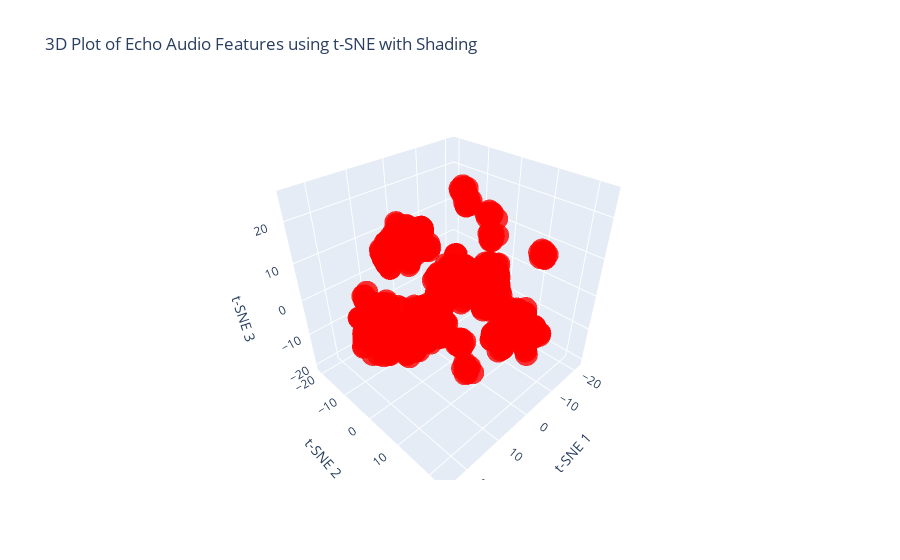

The notebook cell this image was saved under:
### Code cell
original_echoes =['../data/echoes/echo-1.wav','../data/echoes/echo-2.wav','../data/echoes/echo-3.wav','../data/echoes/echo-4.wav','../data/echoes/echo-5.wav','../data/echoes/echo-6.wav']
filtered_echoes =['../data/filtered_echoes/echo_1.wav', '../data/filtered_echoes/echo_2.wav', '../data/filtered_echoes/echo_3.wav', '../data/filtered_echoes/echo_4.wav', '../data/filtered_echoes/echo_5.wav', '../data/filtered_echoes/echo_6.wav']

augmented_echoes_folder_path = '../data/augmentedEchoes'
all_augmented_echo_files = os.listdir(augmented_echoes_folder_path)
augmented_echoes_abs = [f for f in all_augmented_echo_files if os.path.isfile(os.path.join(augmented_echoes_folder_path, f))]
augmented_echoes=[]

for c in augmented_echoes_abs:
    augmented_echoes.append(augmented_echoes_folder_path+'/'+c)

echoes =  original_echoes + filtered_echoes + augmented_echoes

echo_audio_features = extract_features_from_files(echoes,0.15)

visualize_audio(echo_audio_features, 'Echo Audio',len(echoes))

### Figure 1 — Plotly figure (JSON) as saved in the notebook; plotly's stock layout.template omitted (floating-point values rounded to 4 significant figures; data arrays with more than 128 entries replaced by an {"elided": "..."} marker saying what was removed)
{"data": [{"marker": {"color": {"elided": "600 str values"}, "opacity": 0.8, "size": 8}, "mode": "markers", "type": "scatter3d", "x": {"elided": "600 float values"}, "y": {"elided": "600 float values"}, "z": {"elided": "600 float values"}}], "layout": {"scene": {"xaxis": {"title": {"text": "t-SNE 1"}}, "yaxis": {"title": {"text": "t-SNE 2"}}, "zaxis": {"title": {"text": "t-SNE 3"}}}, "title": {"text": "3D Plot of Echo Audio Features using t-SNE with Shading"}}}
